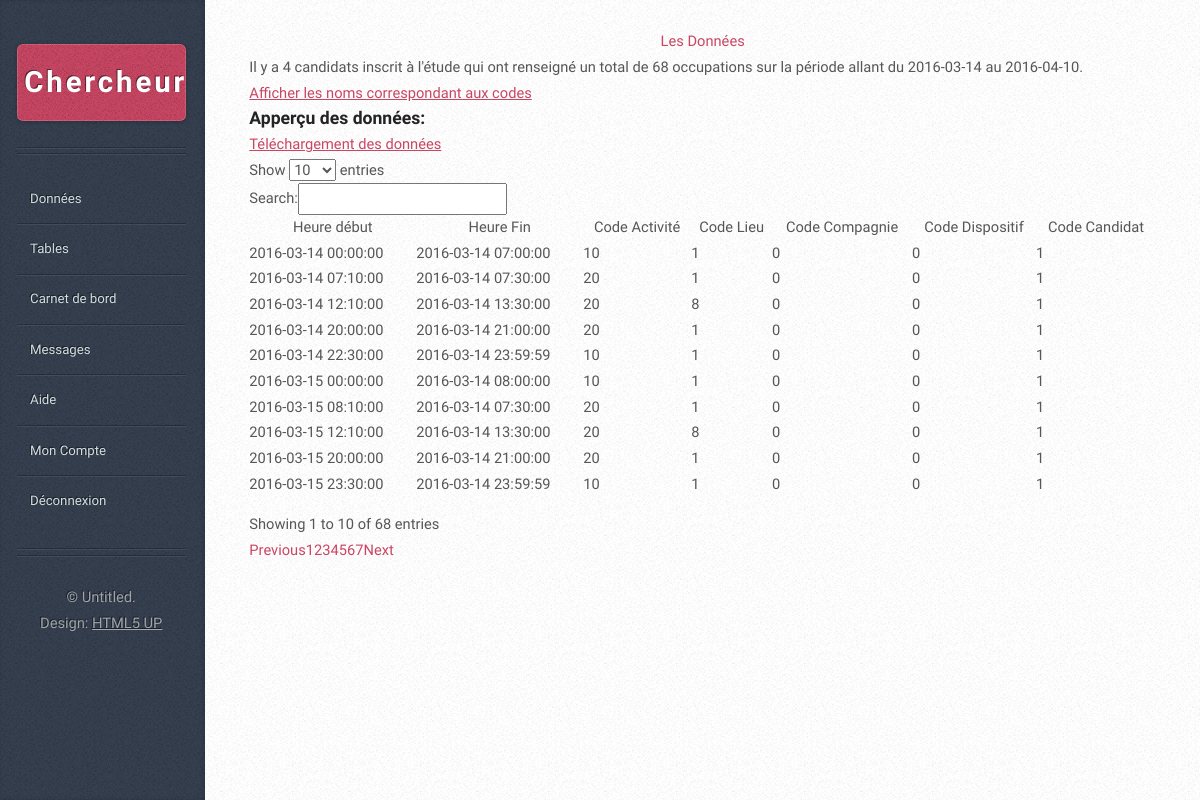
Screenshot of /controleur/chercheurDonnees.ctrl.php with the database file from the repository.
### tables this page shows
CREATE TABLE IF NOT EXISTS `occupation` (
  `CodeOccupation` bigint(20) unsigned NOT NULL AUTO_INCREMENT,
  `HeureDebut` datetime NOT NULL,
  `HeureFin` datetime NOT NULL,
  `CodeCandidat` int(10) unsigned NOT NULL,
  `CodeLieux` int(10) unsigned NOT NULL,
  `CodeActivite` int(10) unsigned NOT NULL,
  `CodeCompagnie` int(10) unsigned NOT NULL,
  `CodeDispositif` int(10) unsigned NOT NULL,
  PRIMARY KEY (`CodeOccupation`),
  KEY `CodeCandidat` (`CodeCandidat`),
  KEY `CodeLieux` (`CodeLieux`),
  KEY `CodeCompagnie` (`CodeCompagnie`),
  KEY `CodeDispositif` (`CodeDispositif`),
  KEY `CodeActivite` (`CodeActivite`)
);

### controleur/chercheurDonnees.ctrl.php (called while the page is built, shortened)
<?php foreach($_POST as $key=>$value){$$key=$value;}
	require '../includes/connection_MYSQL.inc.php';
	require_once('../includes/head.chercheur.donnees.inc.php');
	require_once('../modele/chercheurDonnees.modele.php');
	require_once('../vue/chercheurDonnees.vue.php');
?>
<?php
	require_once('../includes/chercheurSidebar.inc.php');
	require_once('../includes/footer.inc.php');
?>

### modele/chercheurDonnees.modele.php (shortened to what this page needs)
<?php
function tableDonnees($bdd){
	$res = "<table cellpadding=\"0\" cellspacing=\"0\" class=\"display\" id=\"table\"  width=\"100%\">";
	$res.= "<thead><tr><th>Heure début</th><th>Heure Fin</th><th>Code Activité</th><th>Code Lieu</th><th>Code Compagnie</th><th>Code Dispositif</th><th>Code Candidat</th></tr></thead><tbody>";
	$requete = $bdd->query("SELECT * FROM occupation");
	while ($data = $requete->fetch()){
		$res.= "<tr><td>".$data['HeureDebut']."</td><td>".$data['HeureFin']."</td><td>".$data['CodeActivite']."</td><td>".$data['CodeLieux']."</td><td>".$data['CodeCompagnie']."</td><td>".$data['CodeDispositif']."</td><td>".$data['CodeCandidat']."</td></tr>\n";
	}
	$res.="</tbody></table>";
	return $res;
}
?>

### assets/css/main.css (style rules this page uses)
html, body, div, span, applet, object, iframe, h1, h2, h3, h4, h5, h6, p, blockquote, pre, a, abbr, acronym, address, big, cite, code, del, dfn, em, img, ins, kbd, q, s, samp, small, strike, strong, sub, sup, tt, var, b, u, i, center, dl, dt, dd, ol, ul, li, fieldset, form, label, legend, table, caption, tbody, tfoot, thead, tr, th, td, article, aside, canvas, details, embed, figure, figcaption, footer, header, hgroup, menu, nav, output, ruby, section, summary, time, mark, audio, video { margin: 0; padding: 0; border: 0; font-size: 100%; font: inherit; vertical-align: baseline; }
body { line-height: 1; }
table { border-collapse: collapse; border-spacing: 0; }
body { -webkit-text-size-adjust: none; }
*, *:before, *:after { -moz-box-sizing: border-box; -webkit-box-sizing: border-box; box-sizing: border-box; }
body { background-color: #e8e8e8; background-image: url("images/bg02.png"); font-family: 'Source Sans Pro', sans-serif; font-weight: 400; color: #565656; }
table { margin-bottom: 1em; width: 100%; }
@media screen and (min-width: 737px) { body { height: 100%; line-height: 1.75em; } }
@media screen and (min-width: 737px) and (max-width: 1200px) { body { min-width: 1000px; font-size: 11pt; } }

### rows the page displays
occupation: HeureDebut "2016-03-14 00:00:00", HeureFin "2016-03-14 07:00:00", CodeActivite "10", CodeLieux "1", CodeCompagnie "0", CodeDispositif "0", CodeCandidat "1"
occupation: HeureDebut "2016-03-14 07:10:00", HeureFin "2016-03-14 07:30:00", CodeActivite "20", CodeLieux "1", CodeCompagnie "0", CodeDispositif "0", CodeCandidat "1"
occupation: HeureDebut "2016-03-14 12:10:00", HeureFin "2016-03-14 13:30:00", CodeActivite "20", CodeLieux "8", CodeCompagnie "0", CodeDispositif "0", CodeCandidat "1"
occupation: HeureDebut "2016-03-14 20:00:00", HeureFin "2016-03-14 21:00:00", CodeActivite "20", CodeLieux "1", CodeCompagnie "0", CodeDispositif "0", CodeCandidat "1"
occupation: HeureDebut "2016-03-14 22:30:00", HeureFin "2016-03-14 23:59:59", CodeActivite "10", CodeLieux "1", CodeCompagnie "0", CodeDispositif "0", CodeCandidat "1"
occupation: HeureDebut "2016-03-15 00:00:00", HeureFin "2016-03-14 08:00:00", CodeActivite "10", CodeLieux "1", CodeCompagnie "0", CodeDispositif "0", CodeCandidat "1"
occupation: HeureDebut "2016-03-15 08:10:00", HeureFin "2016-03-14 07:30:00", CodeActivite "20", CodeLieux "1", CodeCompagnie "0", CodeDispositif "0", CodeCandidat "1"
occupation: HeureDebut "2016-03-15 12:10:00", HeureFin "2016-03-14 13:30:00", CodeActivite "20", CodeLieux "8", CodeCompagnie "0", CodeDispositif "0", CodeCandidat "1"
occupation: HeureDebut "2016-03-15 20:00:00", HeureFin "2016-03-14 21:00:00", CodeActivite "20", CodeLieux "1", CodeCompagnie "0", CodeDispositif "0", CodeCandidat "1"
occupation: HeureDebut "2016-03-15 23:30:00", HeureFin "2016-03-14 23:59:59", CodeActivite "10", CodeLieux "1", CodeCompagnie "0", CodeDispositif "0", CodeCandidat "1"

### other values shown
nombreCandidat($bdd) "4"
nombreOccupation($bdd) "68"
premierOccupation($bdd) "2016-03-14"
dernierOccupation($bdd) "2016-04-10"
